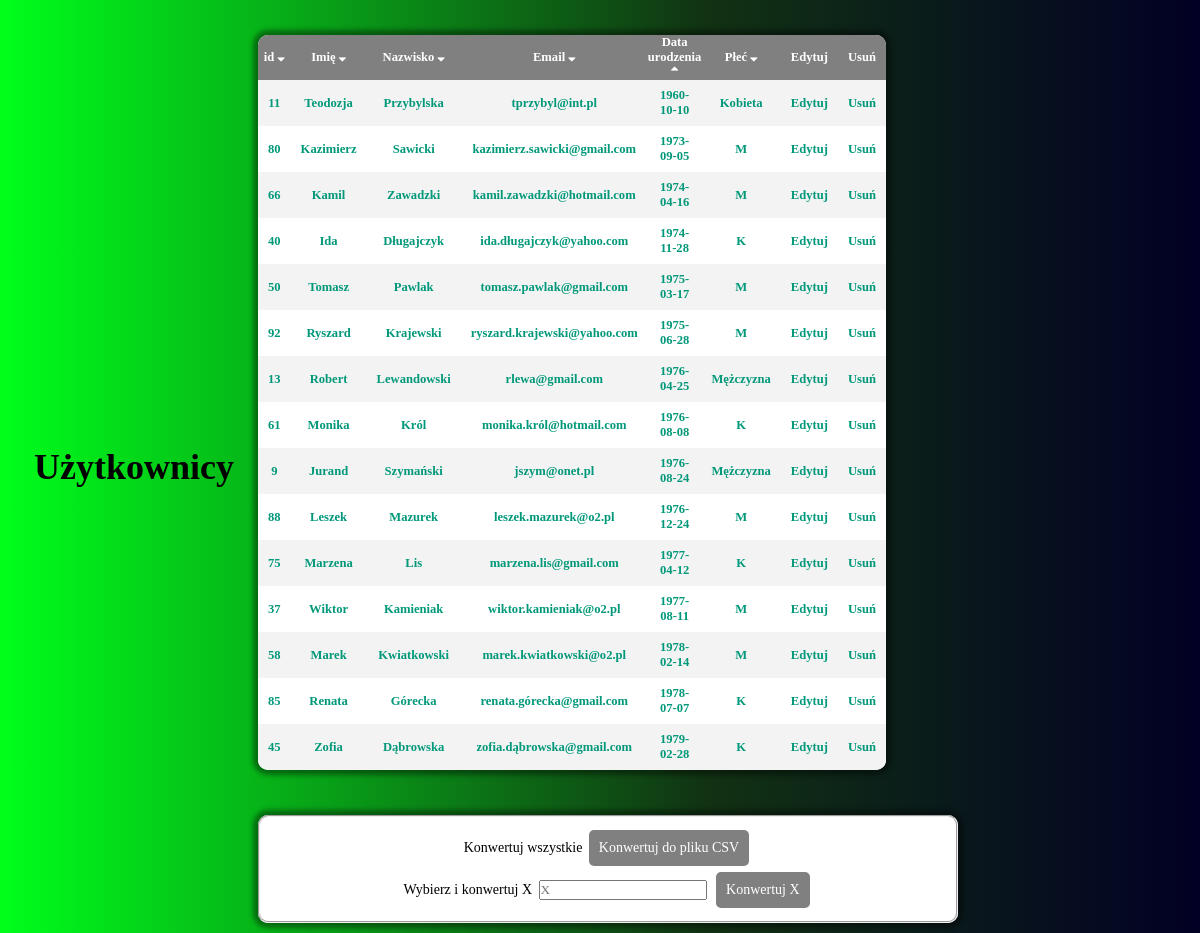
/formularz-main/sortByBirthDateAsc.php, run on the app's committed database.
### tables this page shows
CREATE TABLE `tbl_users` (
  `id` int(11) NOT NULL,
  `fldEmail` varchar(255) NOT NULL,
  `fldPhone` varchar(11) NOT NULL,
  `fldFirstName` varchar(60) NOT NULL,
  `fldLastName` varchar(60) NOT NULL,
  `fldPassword` varchar(60) NOT NULL,
  `fldBirthDate` date NOT NULL,
  `fldBirthPlace` varchar(60) NOT NULL,
  `fldWeight` int(3) NOT NULL,
  `fldHeight` int(3) NOT NULL,
  `fldSex` varchar(15) NOT NULL
);

### formularz-main/sortByBirthDateAsc.php (the view, shortened to what this page needs)
<!DOCTYPE html>
<html>
  <head>
    <link rel="stylesheet" media="screen" href="style21.php" />
    <link rel="stylesheet" href="https://cdnjs.cloudflare.com/ajax/libs/font-awesome/4.7.0/css/font-awesome.min.css">
  </head>
  <body>
    <header>
      <section class="header">
        <a href="history.php"><h1>Użytkownicy</h1></a>
      </section>
    </header>
    <main>
      <section class="container">
      <div id="history">
        <?php
          require_once "connect.php";
          try {
            $con = new mysqli($HOSTNAME, $USERNAME, $PASSWORD, $DATABASE);
              if($con->connect_errno != 0) {
                throw new Exception(mysqli_connect_errno());
              } else {
                $sql1 = "SELECT id, fldFirstName, fldLastName, fldEmail, fldBirthDate, fldSex FROM tbl_users ORDER BY fldBirthDate ASC LIMIT 15";
                $result = $con->query($sql1);
                if ($result->num_rows > 0) {
                  echo "<table class='mainTable'>";
                  echo "<tbody>
                  <tr>
                  <th style='padding: 2px; width: 8%;'><a href='sortByIdAsc.php'>id <i class='fa fa-sort-down'></i></th>
                  <th style='width: 16%;'><a href='sortByFirstNameAsc.php'>Imię <i class='fa fa-sort-down'></i></a></th>
                  <th style='width: 25%;'><a href='sortbyLastNameAsc.php'>Nazwisko <i class='fa fa-sort-down'></i></a></th>
                  <th><a href='sortByEmailAsc.php'>Email <i class='fa fa-sort-down'></i></a></th>
                  <th style='width: 13%;'><a href='sortByBirthDate.php'>Data urodzenia <i class='fa fa-sort-up'></i></a></th>
                  <th><a href='sortBySexAsc.php'>Płeć <i class='fa fa-sort-down'></i></a></th>
                  <th>Edytuj</th>
                  <th>Usuń</th>
                  </tr>";
                  while ($row = $result->fetch_assoc()) {
                    echo "<tr class='active-row'>";
                    echo "<td id='ids'>" . $row["id"] . "</td>";
                    echo "<td id='firstFldName'>" . $row["fldFirstName"] . "</td>";
                    echo "<td>" . $row["fldLastName"] . "</td>";
                    echo "<td>" . $row["fldEmail"] . "</td>";
                    echo "<td>" . $row["fldBirthDate"] . "</td>";
                    echo "<td>" . $row["fldSex"] . "</td>";
                    echo "<td class='blue'>" . "<a class='btnEdit' href='edit.php?id=$row[id]'>Edytuj" ."</td>";
                    echo "<td class='red'>" . "<a class='btnDelete' href='delete.php?id=$row[id]'>Usuń" . "</td>";
                    echo "</tr>";
                    }
                    echo "</tbody></table>";
                          } else {
                      echo "Brak wyników";
                  }
              }
          } catch(Exception $e) {
            echo 'Error occured!';
            }
            ?>
      </div>
      </section>
      <section id="button">
    </section>
  <form method="post">
    <fieldset>
      <label for="csvAll">Konwertuj wszystkie</label>
        <input type="submit" id="csvAll" name="csvAll" value="Konwertuj do pliku CSV"><br>
      <label>Wybierz i konwertuj X</label>
        <input type="text" name="chooseX" id="chooseX" placeholder="X">
        <input type="submit" id="csvX" name="csvX" value="Konwertuj X">
    </fieldset>
  </form>
    </main>
  </body>
</html>

### data on the page
tbl_users: id "11", fldFirstName "Teodozja", fldLastName "Przybylska", fldEmail "tprzybyl@int.pl", fldBirthDate "1960-10-10", fldSex "Kobieta"
tbl_users: id "80", fldFirstName "Kazimierz", fldLastName "Sawicki", fldEmail "kazimierz.sawicki@gmail.com", fldBirthDate "1973-09-05", fldSex "M"
tbl_users: id "66", fldFirstName "Kamil", fldLastName "Zawadzki", fldEmail "kamil.zawadzki@hotmail.com", fldBirthDate "1974-04-16", fldSex "M"
tbl_users: id "40", fldFirstName "Ida", fldLastName "Długajczyk", fldEmail "ida.długajczyk@yahoo.com", fldBirthDate "1974-11-28", fldSex "K"
tbl_users: id "50", fldFirstName "Tomasz", fldLastName "Pawlak", fldEmail "tomasz.pawlak@gmail.com", fldBirthDate "1975-03-17", fldSex "M"
tbl_users: id "92", fldFirstName "Ryszard", fldLastName "Krajewski", fldEmail "ryszard.krajewski@yahoo.com", fldBirthDate "1975-06-28", fldSex "M"
tbl_users: id "13", fldFirstName "Robert", fldLastName "Lewandowski", fldEmail "rlewa@gmail.com", fldBirthDate "1976-04-25", fldSex "Mężczyzna"
tbl_users: id "61", fldFirstName "Monika", fldLastName "Król", fldEmail "monika.król@hotmail.com", fldBirthDate "1976-08-08", fldSex "K"
tbl_users: id "9", fldFirstName "Jurand", fldLastName "Szymański", fldEmail "jszym@onet.pl", fldBirthDate "1976-08-24", fldSex "Mężczyzna"
tbl_users: id "88", fldFirstName "Leszek", fldLastName "Mazurek", fldEmail "leszek.mazurek@o2.pl", fldBirthDate "1976-12-24", fldSex "M"
tbl_users: id "75", fldFirstName "Marzena", fldLastName "Lis", fldEmail "marzena.lis@gmail.com", fldBirthDate "1977-04-12", fldSex "K"
tbl_users: id "37", fldFirstName "Wiktor", fldLastName "Kamieniak", fldEmail "wiktor.kamieniak@o2.pl", fldBirthDate "1977-08-11", fldSex "M"
tbl_users: id "58", fldFirstName "Marek", fldLastName "Kwiatkowski", fldEmail "marek.kwiatkowski@o2.pl", fldBirthDate "1978-02-14", fldSex "M"
tbl_users: id "85", fldFirstName "Renata", fldLastName "Górecka", fldEmail "renata.górecka@gmail.com", fldBirthDate "1978-07-07", fldSex "K"
tbl_users: id "45", fldFirstName "Zofia", fldLastName "Dąbrowska", fldEmail "zofia.dąbrowska@gmail.com", fldBirthDate "1979-02-28", fldSex "K"
